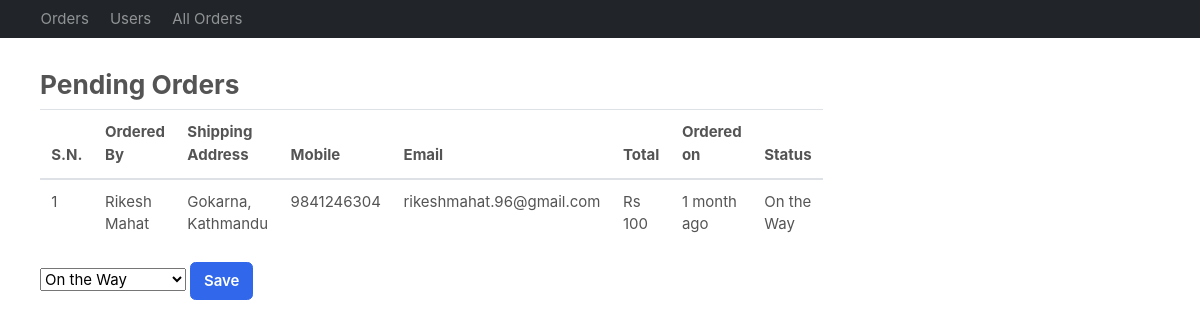
Page /accounts/edit-admin-order/0dc44790692e4d70abe74aa14953ad1f/ (signed in) on the committed database.
### accounts/models.py (models this page shows, shortened)
class Order(BaseModel):
    cart = models.OneToOneField(Cart, on_delete=models.CASCADE, null=True, blank=True,related_name='orders')
    ordered_by = models.CharField(max_length=200)
    shipping_address = models.CharField(max_length=200)
    mobile = models.CharField(max_length=15)
    email = models.EmailField(null = True, blank=True)
    total = models.PositiveIntegerField()
    order_status = models.CharField(max_length=50, choices = ORDER_STATUS, default = ORDER_STATUS[0][0])
    payment_method = models.CharField(max_length = 50, choices = PAYMENT, default = PAYMENT[0][0])
    payment_completed = models.BooleanField(default=False, null = True, blank = True)

class Cart(BaseModel):
    user = models.ForeignKey(User, on_delete=models.SET_NULL, related_name='carts', null=True, blank=True)
    is_checkedout = models.BooleanField(default=False)

### accounts/views.py (the view)
# urls.py: path('edit-admin-order/<uid>/', edit_order_details, name="edit_order_details"),
def edit_order_details(request, uid):
    if not request.user.is_authenticated:
        return redirect('admin_login')
    orderObj = Order.objects.get(uid = uid)
    allstatus = ORDER_STATUS
    context = {
        'order' : orderObj,
        'allstatus' : allstatus,
    }
    if request.method == "POST":
        status = request.POST.get('status')
        orderObj.order_status = status
        orderObj.save()
        return HttpResponseRedirect(request.META.get('HTTP_REFERER'))
    return render(request, 'adminpages/editorderdetail.html', context)

### templates/adminpages/editorderdetail.html (shortened to what this page needs)
{%extends 'adminpages/navbar.html'%}
{%block start%}
<div class="container" style="margin-top:2rem">
    <div class="row">
        <div class="col-md-6">
            <h3>Pending Orders</h3>
            <table class="table">
                <thead>
                    <tr>
                        <th>S.N.</th>
                        <th>Ordered By</th>
                        <th>Shipping Address</th>
                        <th>Mobile</th>
                        <th>Email</th>
                        <th>Total</th>
                        <th>Ordered on</th>
                        <th>Status</th>
                    </tr>
                </thead>
                <tbody>
                    <tr>
                        <td>{{1}}</td>
                        <td>{{order.ordered_by}}</td>
                        <td>{{order.shipping_address}}</td>
                        <td>{{order.mobile}}</td>
                        <td>{{order.cart.user.email}}</td>
                        <td>Rs {{order.total}}</td>
                        <td>{{order.created_at | timesince}} ago</td>
                        <td>{{order.order_status}}</td>
                    </tr>
                </tbody>
            </table>
            </div>
    </div>
    </div>
    <div class="container">
        <form method="POST">
            <div class="form-group">
               <select name="status" class="dropdown">
                {%for i, j in allstatus %}
                <div class="dropdown-menu" aria-labelledby="dropdownMenuButton">
                <option class="dropdown-item" value = "{{i}}" {%if i == order.order_status%}selected{%endif%}>{{j}}</option>
                </div>
                {%endfor%}
               </select>
               <input type="submit" class="btn btn-primary" value="Save">
        </form>
    </div>
{%endblock%}

### public/static/css/ui.css (style rules this page uses)
html { font-family: 'Inter', sans-serif; font-size: 15px; }
article:after, .form-group:after { display: block; clear: both; content: ""; }

### rows in the picture
Order: ordered_by "Rikesh Mahat", shipping_address "Gokarna, Kathmandu", mobile "9841246304", cart.user.email "rikeshmahat.96@gmail.com", total "100", created_at "1 month", order_status "On the Way", status "On the Way"

### other values in the picture
{{ 1 }} "1"
